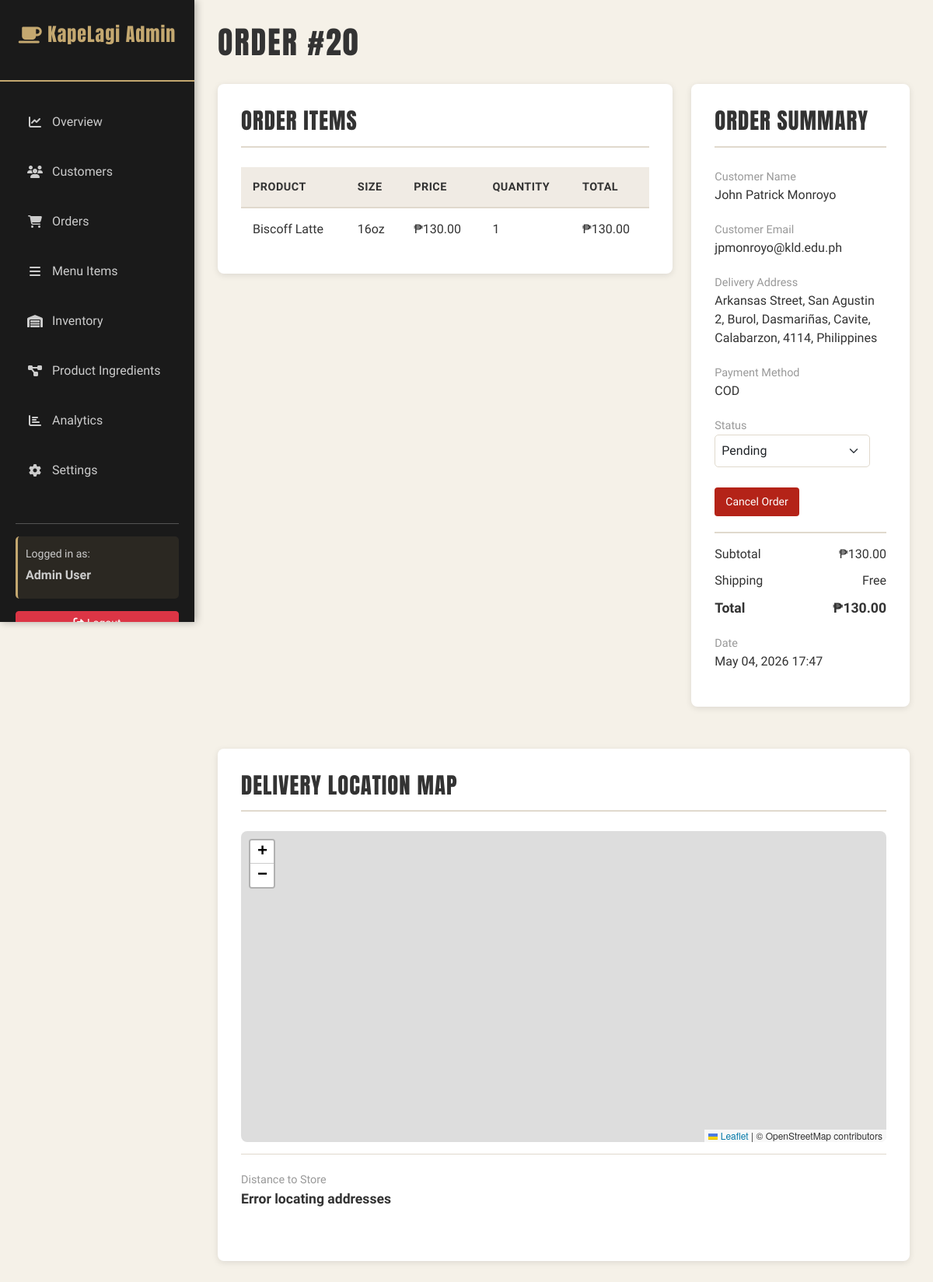
The app's page /admin/order-details.php?id=20 (signed in) with its own data.
### tables this page shows
CREATE TABLE `order_items` (
  `id` int(11) NOT NULL,
  `order_id` int(11) NOT NULL,
  `product_id` int(11) DEFAULT NULL,
  `product_name` varchar(100) DEFAULT NULL,
  `size` varchar(10) DEFAULT NULL,
  `price` decimal(10,2) DEFAULT NULL,
  `quantity` int(11) DEFAULT NULL,
  `created_at` timestamp NOT NULL DEFAULT current_timestamp()
);

CREATE TABLE `products` (
  `id` int(11) NOT NULL,
  `name` varchar(100) NOT NULL,
  `description` text DEFAULT NULL,
  `category` varchar(50) NOT NULL,
  `image_url` varchar(255) DEFAULT NULL,
  `price_16oz` decimal(10,2) DEFAULT NULL,
  `price_22oz` decimal(10,2) DEFAULT NULL,
  `stock` int(11) NOT NULL DEFAULT 0,
  `is_archived` tinyint(1) NOT NULL DEFAULT 0,
  `archived_at` datetime DEFAULT NULL,
  `created_at` timestamp NOT NULL DEFAULT current_timestamp()
);

CREATE TABLE `orders` (
  `id` int(11) NOT NULL,
  `user_id` int(11) NOT NULL,
  `customer_name` varchar(100) NOT NULL,
  `customer_email` varchar(100) NOT NULL,
  `customer_phone` varchar(20) DEFAULT NULL,
  `delivery_address` varchar(255) DEFAULT NULL,
  `city` varchar(50) DEFAULT NULL,
  `province` varchar(50) DEFAULT NULL,
  `payment_method` varchar(20) NOT NULL DEFAULT 'COD',
  `total_amount` decimal(10,2) DEFAULT NULL,
  `status` varchar(20) DEFAULT 'pending',
  `is_archived` tinyint(1) NOT NULL DEFAULT 0,
  `archived_at` datetime DEFAULT NULL,
  `special_notes` text DEFAULT NULL,
  `cancellation_reason` text DEFAULT NULL,
  `created_at` timestamp NOT NULL DEFAULT current_timestamp(),
  `updated_at` timestamp NOT NULL DEFAULT current_timestamp() ON UPDATE current_timestamp()
);

### admin/order-details.php (the view, shortened to what this page needs)
<?php
include 'includes/header.php';
$order_id = intval($_GET['id']);
$items_per_page = 5;
$current_page = max(1, intval($_GET['page'] ?? 1));
$order = $conn->query("
    SELECT * FROM orders WHERE id = $order_id
")->fetch_assoc();
$offset = ($current_page - 1) * $items_per_page;
$items_stmt = $conn->prepare("
    SELECT oi.*, p.name as product_name
    FROM order_items oi
    LEFT JOIN products p ON oi.product_id = p.id
    WHERE oi.order_id = ?
    ORDER BY oi.id ASC
    LIMIT ? OFFSET ?
");
$items_stmt->bind_param("iii", $order_id, $items_per_page, $offset);
$items_stmt->execute();
$items = $items_stmt->get_result();
?>
<h1 class="page-title">Order #<?php echo $order_id; ?></h1>
<div class="row mb-4">
    <div class="col-lg-8">
        <div class="section-card">
            <div class="section-card-header">
                <h3 class="section-card-title">Order Items</h3>
            </div>
            <table class="admin-table">
                <thead>
                    <tr>
                        <th>Product</th>
                        <th>Size</th>
                        <th>Price</th>
                        <th>Quantity</th>
                        <th>Total</th>
                    </tr>
                </thead>
                <tbody>
                    <?php
                    while ($item = $items->fetch_assoc()) {
                        $total = $item['price'] * $item['quantity'];
                        echo '<tr>
                                <td>' . htmlspecialchars($item['product_name']) . '</td>
                                <td>' . htmlspecialchars($item['size']) . '</td>
                                <td>₱' . number_format($item['price'], 2) . '</td>
                                <td>' . $item['quantity'] . '</td>
                                <td>₱' . number_format($total, 2) . '</td>
                              </tr>';
                    }
                    ?>
                </tbody>
            </table>
        </div>
    </div>
    <div class="col-lg-4">
        <div class="section-card">
            <div class="section-card-header">
                <h3 class="section-card-title">Order Summary</h3>
            </div>
            <div style="margin-bottom: 20px;">
                <label style="color: #999; font-size: 0.9rem;">Customer Name</label>
                <p><?php echo htmlspecialchars($order['customer_name']); ?></p>
            </div>
            <div style="margin-bottom: 20px;">
                <label style="color: #999; font-size: 0.9rem;">Customer Email</label>
                <p><?php echo htmlspecialchars($order['customer_email']); ?></p>
            </div>
            <div style="margin-bottom: 20px;">
                <label style="color: #999; font-size: 0.9rem;">Delivery Address</label>
                <p><?php echo htmlspecialchars($order['delivery_address'] ?? 'Not provided'); ?></p>
            </div>
            <div style="margin-bottom: 20px;">
                <label style="color: #999; font-size: 0.9rem;">Payment Method</label>
                <p><?php echo htmlspecialchars($order['payment_method'] ?? 'COD'); ?></p>
            </div>
            <div style="margin-bottom: 20px;">
                <label style="color: #999; font-size: 0.9rem;">Status</label>
                <p>
                    <select id="orderStatus" class="form-select" style="max-width: 200px; border: 1px solid #e0d9cd; border-radius: 5px; padding: 8px;" onchange="handleOrderStatusChange(<?php echo $order_id; ?>, this.value)">
                        <option value="pending" <?php echo $order['status'] === 'pending' ? 'selected' : ''; ?>>Pending</option>
                    </select>
                </p>
                <button type="button" id="cancelOrderButton" class="btn btn-sm" style="margin-top: 10px; background-color: #b42318; color: #fff; border: none; padding: 8px 14px;">
                    Cancel Order
                </button>
            </div>
            <div style="border-top: 2px solid #e0d9cd; padding-top: 15px; margin-bottom: 20px;">
                <div style="display: flex; justify-content: space-between; margin-bottom: 10px;">
                    <span>Subtotal</span>
                    <span>₱<?php echo number_format($order['total_amount'], 2); ?></span>
                </div>
                <div style="display: flex; justify-content: space-between; margin-bottom: 10px;">
                    <span>Shipping</span>
                    <span>Free</span>
                </div>
                <div style="display: flex; justify-content: space-between; font-weight: bold; font-size: 1.1rem;">
                    <span>Total</span>
                    <span>₱<?php echo number_format($order['total_amount'], 2); ?></span>
                </div>
            </div>
            <div>
                <label style="color: #999; font-size: 0.9rem;">Date</label>
                <p><?php echo date('F d, Y H:i', strtotime($order['created_at'])); ?></p>
            </div>
        </div>
    </div>
</div>
<div class="row mb-4">
    <div class="col-lg-12">
        <div class="section-card">
            <div class="section-card-header">
                <h3 class="section-card-title">Delivery Location Map</h3>
            </div>
            <div id="orderMap" style="height: 400px; border-radius: 8px; overflow: hidden;"></div>
            <div style="padding: 20px 0; border-top: 1px solid #e0d9cd; margin-top: 15px;">
                <div style="margin-bottom: 15px;">
                    <label style="color: #999; font-size: 0.9rem;">Distance to Store</label>
                    <p id="routeDistance" style="font-size: 1.1rem; font-weight: bold;">Calculating...</p>
                </div>
            </div>
        </div>
    </div>
</div>
<?php include 'includes/footer.php'; ?>

### admin/css/admin-styles.css (style rules this page uses)
:root { --primary-bg: #2a2a2a; --sidebar-bg: #1a1a1a; --card-bg: #f5f1e8; --text-dark: #333; --text-muted: #999; --border-color: #e0d9cd; --success-color: #7cb342; --warning-color: #fbc02d; --danger-color: #d32f2f; --info-color: #1976d2; --primary-gold: #c4a870; --accent-brown: #6d4c41; }
* { margin: 0; padding: 0; box-sizing: border-box; }
html, body { height: 100%; font-family: 'Smooch Sans', sans-serif; }
body.admin-body { background-color: #f5f1e8; color: var(--text-dark); }
.page-title { font-family: 'Anton', sans-serif; font-size: 2.5rem; color: var(--text-dark); margin-bottom: 30px; text-transform: uppercase; letter-spacing: 2px; }
.section-card { background-color: white; border-radius: 8px; padding: 30px; margin-bottom: 30px; box-shadow: 0 2px 8px rgba(0, 0, 0, 0.1); }
.section-card-header { display: flex; justify-content: space-between; align-items: center; margin-bottom: 25px; border-bottom: 2px solid var(--border-color); padding-bottom: 15px; }
.section-card-title { font-family: 'Anton', sans-serif; font-size: 1.8rem; color: var(--text-dark); text-transform: uppercase; letter-spacing: 1px; margin: 0; }
.admin-table { width: 100%; border-collapse: collapse; margin-top: 15px; }
.admin-table thead th { background-color: #f0ebe4; color: var(--text-dark); font-weight: bold; padding: 15px; text-align: left; border-bottom: 2px solid var(--border-color); text-transform: uppercase; font-size: 0.9rem; letter-spacing: 0.5px; }
.admin-table tbody td { padding: 15px; border-bottom: 1px solid var(--border-color); color: var(--text-dark); }
.admin-table tbody tr:last-child td { border-bottom: none; }
.form-select { width: 100%; padding: 10px; border: 1px solid var(--border-color); border-radius: 5px; font-family: inherit; font-size: 1rem; cursor: pointer; background-color: white; transition: border-color 0.3s ease; }

### records on screen
order_items: product.name "Biscoff Latte", size "16oz", price "130.00", quantity "1"
orders: customer_name "John Patrick Monroyo", customer_email "jpmonroyo@kld.edu.ph", delivery_address "Arkansas Street, San Agustin 2, Burol, Dasmariñas, Cavite, Calabarzon, 4114, Philippines", payment_method "COD", status "Pending", total_amount "130.00", created_at "May 04, 2026 17:47"

### other values on screen
get_user_name() "Admin User"
$order_id "20"
